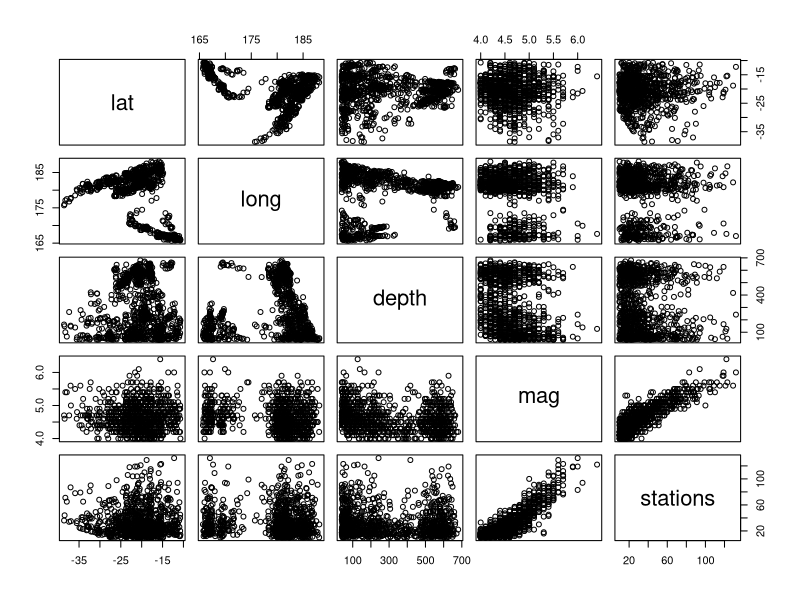
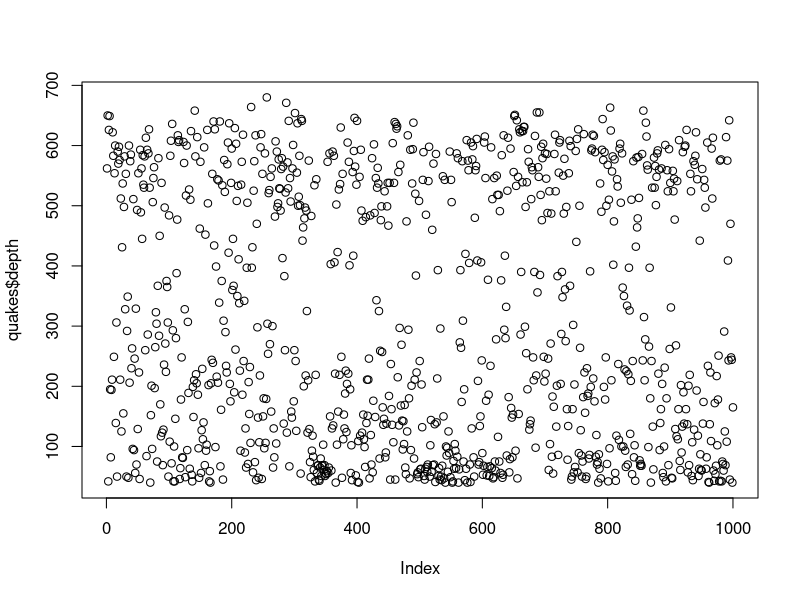
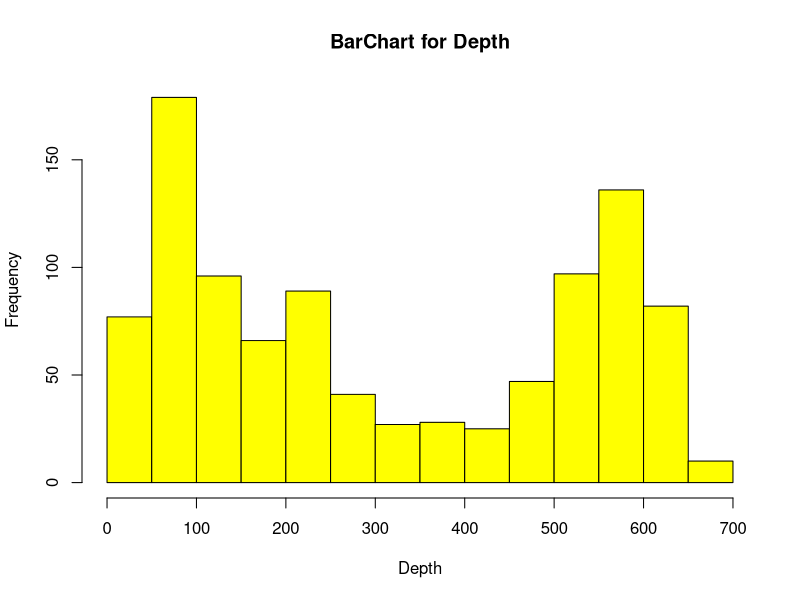
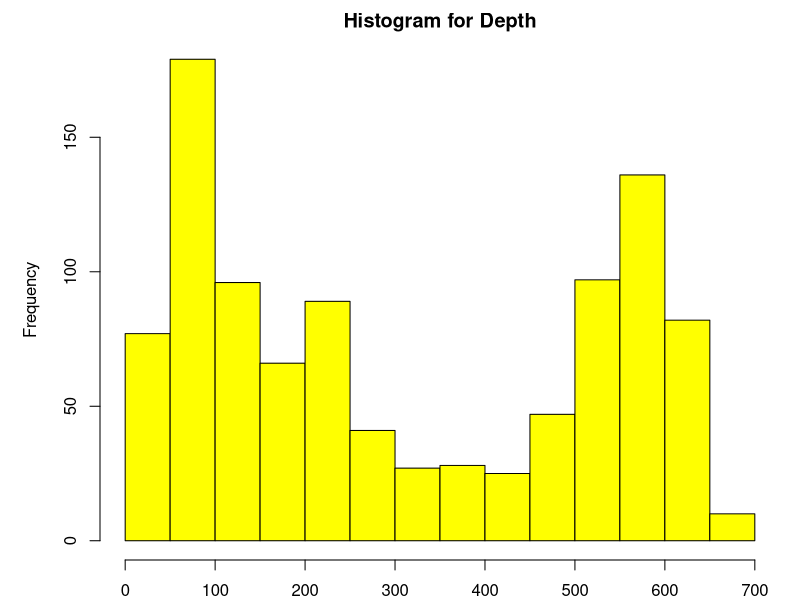
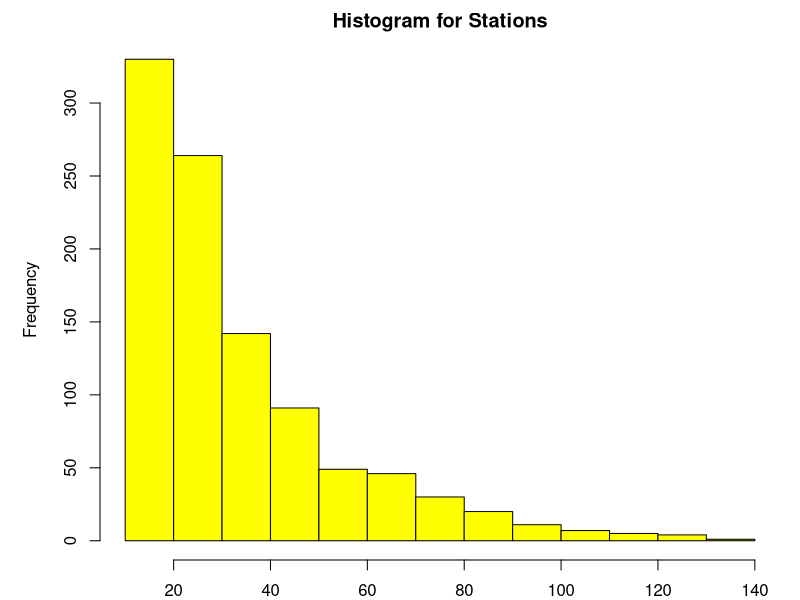
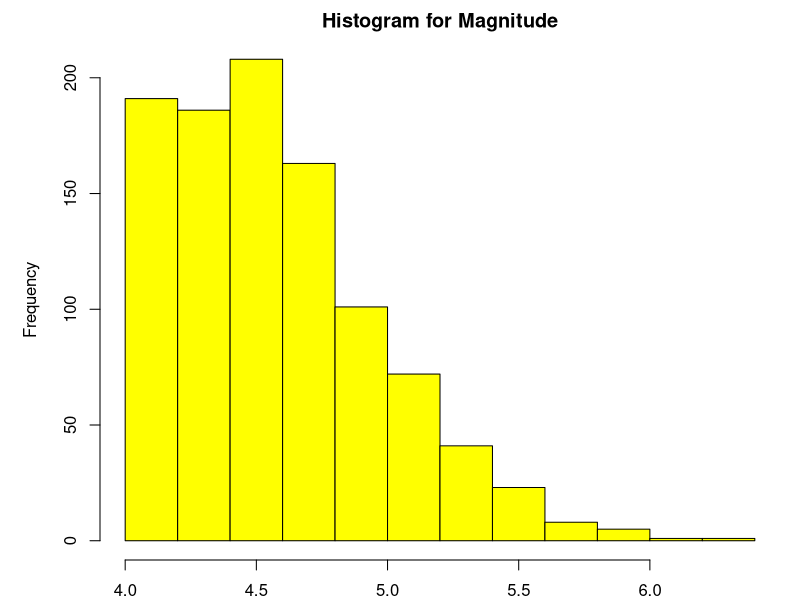
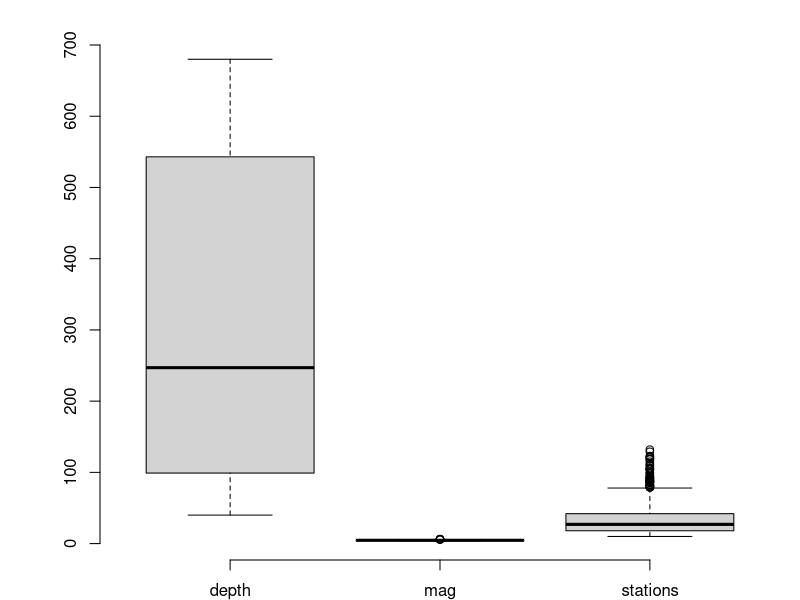

Source code (R) for these figures, in order:
datasets::quakes
quakes
quakes<-datasets::quakes
head(quakes)
plot(quakes)
plot(quakes$depth)
hist(quakes$depth,main="BarChart for Depth",xlab="Depth", ylab="Frequency",col="yellow",horiz="F")
par(mfrow=c(1,1),mar=c(2,5,2,1),las=0,bty="n")
hist(quakes$depth,main="Histogram for Depth",xlab="Depth", ylab="Frequency",col="yellow",horiz="F")
hist(quakes$stations,main="Histogram for Stations",xlab="Stations", ylab="Frequency",col="yellow",horiz="F")
hist(quakes$mag,main="Histogram for Magnitude",xlab="Magnitude", ylab="Frequency",col="yellow",horiz="F")
boxplot(quakes[ ,(3:5)])
        
        